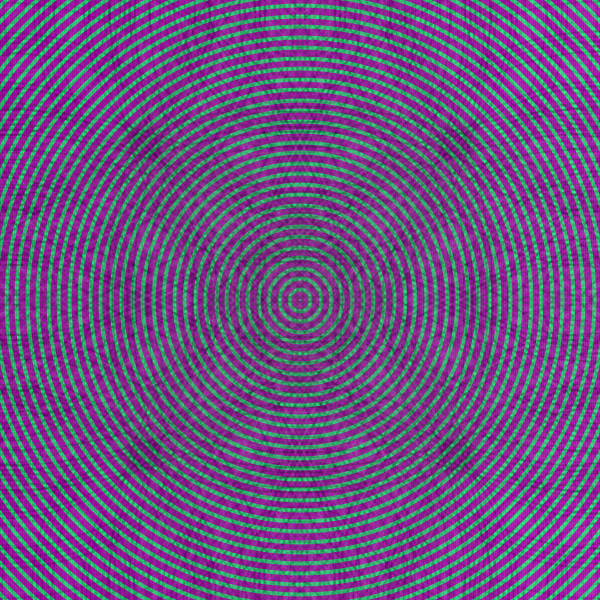
Frame 1 (no input)
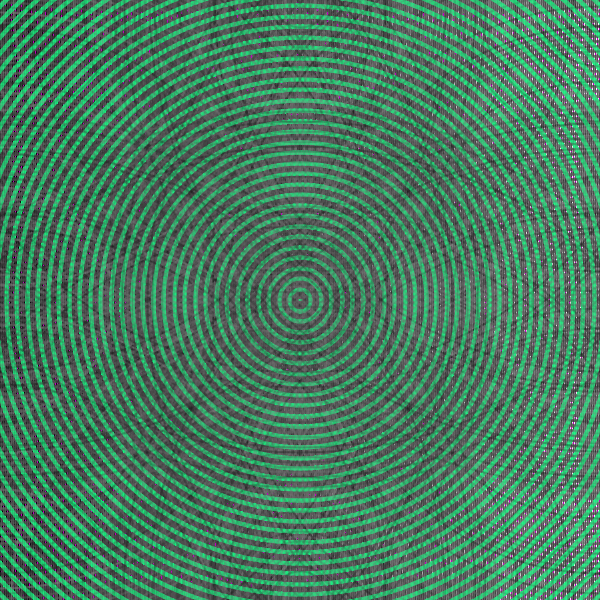
Frame 60 (the mouse pressed at the canvas centre just before this capture)
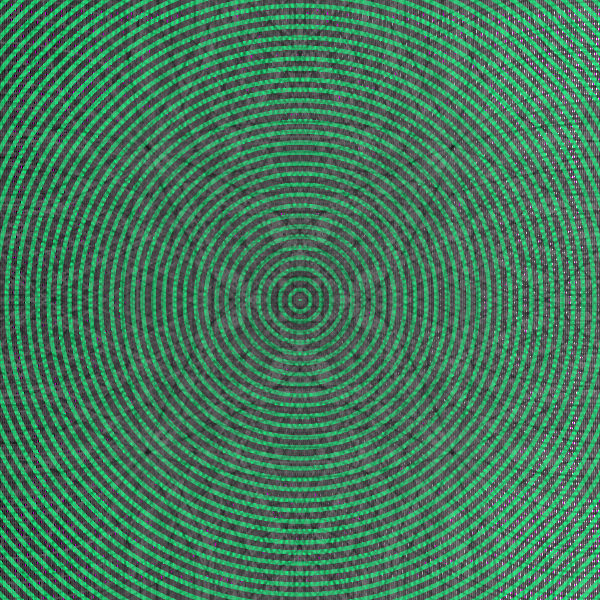
Frame 120 (the mouse held since frame 60 and released just before this capture)

The Processing sketch that drew these frames (run headless with seeded random() and noise(); from frame 60 on, the mouse is pressed at the canvas centre):

// Processing sketch: processing_38657
// ── processing_38657.pde

void setup(){
  size(600,600);
  smooth();
  background(189,0,193);
}

void draw(){
              //trip E lipi siees
  for(int i = 0; i < 1000; i+=20){
    noFill();
    stroke(26,237,126);
    strokeWeight(4);
    ellipse(width/2,height/2,i++,i);
  }
              //GRADIENT
              strokeWeight(0.5);
  for(int i = 0; i < width; i+=2){
    float colorValue;
    stroke(26,237,126);
    colorValue = map(i,0,width,0,255);
    stroke(colorValue, 50);
    line(i,0,i,height);
  }
  
for(int i = 0; i < 1000; i+=2){
  stroke(random(0,150),50);
  strokeWeight(2);
    ellipse(0,0,i++,i);
    ellipse(0,600,i++,i);
    ellipse(600,0,i++,i);
    ellipse(600,600,i++,i);
    
     ellipse(300,0,i++,i);
    ellipse(0,300,i++,i);
    ellipse(600,300,i++,i);
    ellipse(300,600,i++,i);
  }
}
